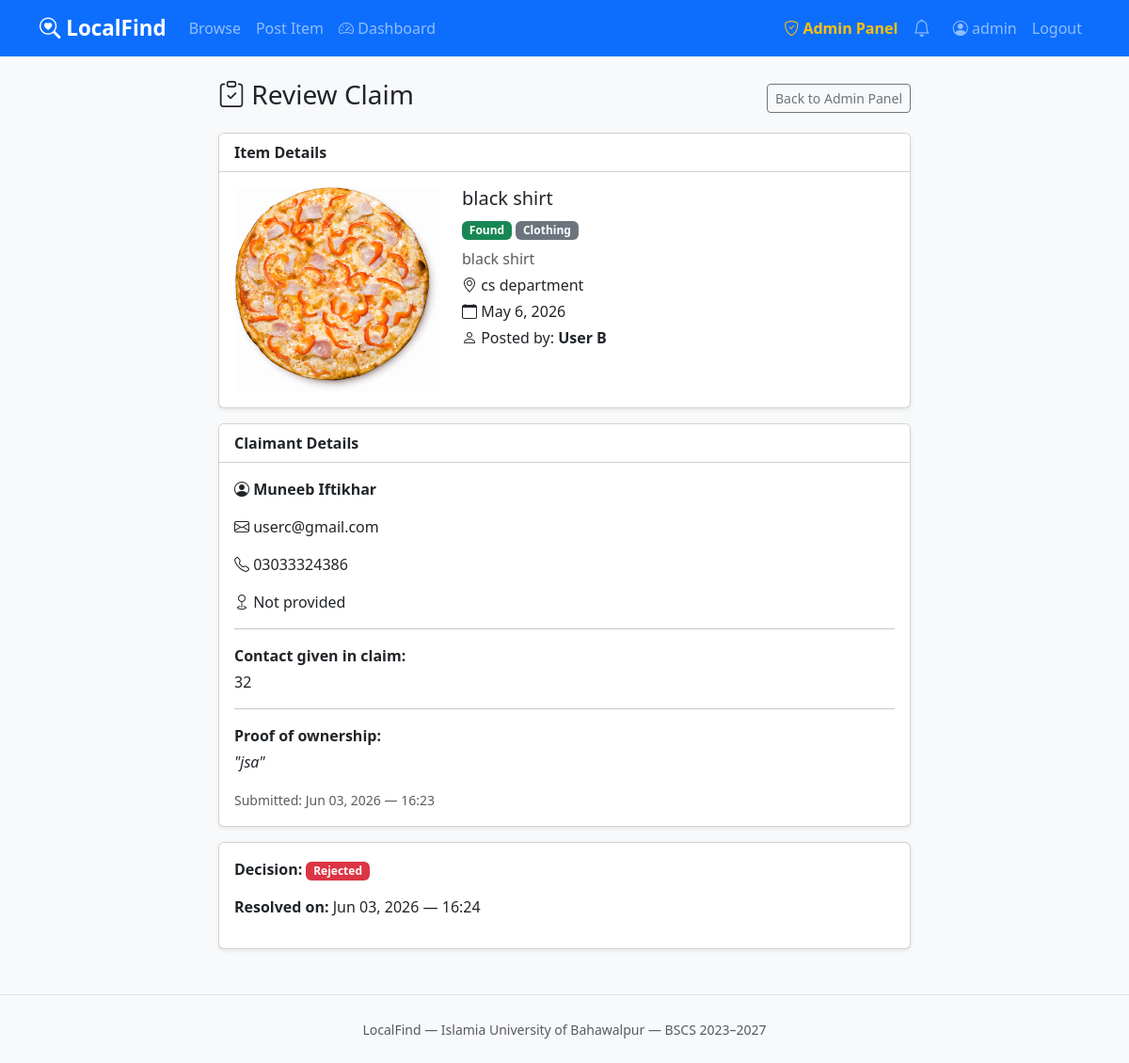
Page /admin-panel/claim/4/ (signed in) on the committed database.
### accounts/models.py (models this page shows, shortened)
class CustomUser(AbstractBaseUser, PermissionsMixin):
    email          = models.EmailField(unique=True)
    full_name      = models.CharField(max_length=150)
    phone_number   = models.CharField(max_length=20, blank=True)
    campus_location = models.CharField(max_length=100, blank=True)
    date_joined    = models.DateTimeField(auto_now_add=True)
    is_active      = models.BooleanField(default=True)
    is_staff       = models.BooleanField(default=False)
    objects = CustomUserManager()
    USERNAME_FIELD  = 'email'
    REQUIRED_FIELDS = ['full_name']

### items/models.py (models this page shows, shortened)
class Claim(models.Model):
    STATUS_CHOICES = [
        ('pending', 'Pending'),
        ('approved', 'Approved'),
        ('rejected', 'Rejected'),
    ]
    item              = models.ForeignKey(Item, on_delete=models.CASCADE, related_name='claims')
    claimant          = models.ForeignKey(settings.AUTH_USER_MODEL, on_delete=models.CASCADE, related_name='claims')
    proof_description = models.TextField()
    contact_details   = models.CharField(max_length=200)
    status            = models.CharField(max_length=10, choices=STATUS_CHOICES, default='pending')
    admin_remarks     = models.TextField(blank=True)
    submitted_at      = models.DateTimeField(auto_now_add=True)
    resolved_at       = models.DateTimeField(blank=True, null=True)
    class Meta:
        ordering = ['-submitted_at']
        unique_together = ('item', 'claimant')

class Item(models.Model):
    ITEM_TYPE_CHOICES = [
        ('lost', 'Lost'),
        ('found', 'Found'),
    ]
    CATEGORY_CHOICES = [
        ('electronics', 'Electronics'),
        ('documents', 'Documents'),
        ('keys', 'Keys'),
        ('accessories', 'Accessories'),
        ('clothing', 'Clothing'),
        ('other', 'Other'),
    ]
    STATUS_CHOICES = [
        ('active', 'Active'),
        ('claimed', 'Claimed'),
        ('resolved', 'Resolved'),
        ('expired', 'Expired'),
    ]
    posted_by         = models.ForeignKey(settings.AUTH_USER_MODEL, on_delete=models.CASCADE, related_name='items')
    item_type         = models.CharField(max_length=10, choices=ITEM_TYPE_CHOICES)
    title             = models.CharField(max_length=200)
    category          = models.CharField(max_length=20, choices=CATEGORY_CHOICES)
    description       = models.TextField()
    location          = models.CharField(max_length=200)
    date_of_incident  = models.DateField()
    image             = models.ImageField(upload_to='items/', blank=True, null=True)
    status            = models.CharField(max_length=10, choices=STATUS_CHOICES, default='active')
    created_at        = models.DateTimeField(auto_now_add=True)
    expires_at        = models.DateTimeField(default=expiry_date)
    class Meta:
        ordering = ['-created_at']

### items/views.py (the view, shortened to what this page needs)
# urls.py: path('admin-panel/claim/<int:pk>/', views.admin_claim_detail, name='admin_claim_detail'),
@login_required
@user_passes_test(is_admin)
def admin_claim_detail(request, pk):
    claim = get_object_or_404(Claim, pk=pk)
    return render(request, 'dashboard/admin_claim_detail.html', {'claim': claim})

### items/context_processors.py (called while the page is built)
def notifications(request):
    if request.user.is_authenticated:
        notifs = Notification.objects.filter(
            recipient=request.user
        ).order_by('-created_at')[:5]
        unread_count = Notification.objects.filter(
            recipient=request.user, is_read=False
        ).count()
        return {
            'notifications': notifs,
            'unread_notif_count': unread_count,
        }
    return {
        'notifications': [],
        'unread_notif_count': 0,
    }

### items/views.py (called while the page is built)
def is_admin(user):
    return user.is_staff

### templates/dashboard/admin_claim_detail.html (shortened to what this page needs)
{% extends 'base.html' %}
{% block content %}
<div class="row justify-content-center">
  <div class="col-md-8">
    <div class="d-flex justify-content-between align-items-center mb-3">
      <h3><i class="bi bi-clipboard-check"></i> Review Claim</h3>
      <a href="{% url 'items:admin_dashboard' %}" class="btn btn-outline-secondary btn-sm">
        Back to Admin Panel
      </a>
    </div>
    <div class="card shadow-sm mb-3">
      <div class="card-header bg-white"><strong>Item Details</strong></div>
      <div class="card-body">
        <div class="row">
          {% if claim.item.image %}
          <div class="col-md-4">
            <img src="{{ claim.item.image.url }}" class="img-fluid rounded" alt="{{ claim.item.title }}">
          </div>
          {% endif %}
          <div class="col">
            <h5>{{ claim.item.title }}</h5>
            <span class="badge {% if claim.item.item_type == 'lost' %}bg-danger{% else %}bg-success{% endif %} mb-2">
              {{ claim.item.get_item_type_display }}
            </span>
            <span class="badge bg-secondary mb-2">{{ claim.item.get_category_display }}</span>
            <p class="text-muted mb-1">{{ claim.item.description }}</p>
            <p class="mb-1"><i class="bi bi-geo-alt"></i> {{ claim.item.location }}</p>
            <p class="mb-1"><i class="bi bi-calendar"></i> {{ claim.item.date_of_incident }}</p>
            <p class="mb-0"><i class="bi bi-person"></i> Posted by: <strong>{{ claim.item.posted_by.full_name }}</strong></p>
          </div>
        </div>
      </div>
    </div>
    <div class="card shadow-sm mb-3">
      <div class="card-header bg-white"><strong>Claimant Details</strong></div>
      <div class="card-body">
        <p><i class="bi bi-person-circle"></i> <strong>{{ claim.claimant.full_name }}</strong></p>
        <p><i class="bi bi-envelope"></i> {{ claim.claimant.email }}</p>
        <p><i class="bi bi-telephone"></i> {{ claim.claimant.phone_number|default:"Not provided" }}</p>
        <p><i class="bi bi-geo"></i> {{ claim.claimant.campus_location|default:"Not provided" }}</p>
        <hr>
        <p class="mb-1"><strong>Contact given in claim:</strong></p>
        <p>{{ claim.contact_details }}</p>
        <hr>
        <p class="mb-1"><strong>Proof of ownership:</strong></p>
        <p class="fst-italic">"{{ claim.proof_description }}"</p>
        <small class="text-muted">Submitted: {{ claim.submitted_at|date:"M d, Y — H:i" }}</small>
      </div>
    </div>
    {% if claim.status == 'pending' %}
    <div class="card shadow-sm border-warning">
      <div class="card-header bg-warning bg-opacity-10">
        <strong><i class="bi bi-exclamation-circle"></i> Make a Decision</strong>
      </div>
      <div class="card-body">
        <form method="post">
          {% csrf_token %}
          <div class="mb-3">
            <label class="form-label fw-semibold">Admin Remarks (optional)</label>
            <textarea name="admin_remarks" class="form-control" rows="3"
              placeholder="e.g. Verified via student ID, approved. / Proof insufficient, rejected."></textarea>
          </div>
          <div class="d-flex gap-3">
            <button type="submit" name="action" value="approve"
              class="btn btn-success flex-fill">
              <i class="bi bi-check-circle"></i> Approve Claim
            </button>
            <button type="submit" name="action" value="reject"
              class="btn btn-danger flex-fill">
              <i class="bi bi-x-circle"></i> Reject Claim
            </button>
          </div>
        </form>
      </div>
    </div>
    {% else %}
    <div class="card shadow-sm">
      <div class="card-body">
        <p><strong>Decision:</strong>
          {% if claim.status == 'approved' %}
          <span class="badge bg-success">Approved</span>
          {% else %}
          <span class="badge bg-danger">Rejected</span>
          {% endif %}
        </p>
        <p><strong>Resolved on:</strong> {{ claim.resolved_at|date:"M d, Y — H:i" }}</p>
      </div>
    </div>
    {% endif %}
  </div>
</div>
{% endblock %}

### templates/base.html (shortened to what this page needs)
<!DOCTYPE html>
<html lang="en">
<head>
  <link href="https://cdn.jsdelivr.net/npm/bootstrap@5.3.0/dist/css/bootstrap.min.css" rel="stylesheet">
  <link href="https://cdn.jsdelivr.net/npm/bootstrap-icons@1.11.0/font/bootstrap-icons.css" rel="stylesheet">
</head>
<body>
<nav class="navbar navbar-expand-lg navbar-dark bg-primary">
  <div class="container">
    <a class="navbar-brand" href="{% url 'items:home' %}">
      <i class="bi bi-search-heart"></i> LocalFind
    </a>
    <div class="collapse navbar-collapse" id="navMenu">
      <ul class="navbar-nav me-auto">
        <li class="nav-item"><a class="nav-link" href="{% url 'items:home' %}">Browse</a></li>
        {% if user.is_authenticated %}
        <li class="nav-item"><a class="nav-link" href="{% url 'items:post_item' %}">Post Item</a></li>
        <li class="nav-item">
          <a class="nav-link" href="{% url 'items:dashboard' %}">
            <i class="bi bi-speedometer2"></i> Dashboard
          </a>
        </li>
        {% endif %}
      </ul>
      <ul class="navbar-nav align-items-center">
        {% if user.is_authenticated %}
        {% if user.is_staff %}
        <li class="nav-item">
          <a class="nav-link text-warning fw-semibold" href="{% url 'items:admin_dashboard' %}">
            <i class="bi bi-shield-check"></i> Admin Panel
          </a>
        </li>
        {% endif %}
        <li class="nav-item dropdown me-2">
          <a class="nav-link position-relative dropdown-toggle no-caret" href="#" id="notifDropdown" role="button" data-bs-toggle="dropdown" aria-expanded="false">
            <i class="bi bi-bell" style="font-size: 1.15rem;"></i>
          </a>
        </li>
        <li class="nav-item"><a class="nav-link" href="{% url 'accounts:profile' %}"><i class="bi bi-person-circle"></i> {{ user.full_name }}</a></li>
        <li class="nav-item"><a class="nav-link" href="{% url 'accounts:logout' %}">Logout</a></li>
        {% else %}
        <li class="nav-item"><a class="nav-link" href="{% url 'accounts:login' %}">Login</a></li>
        <li class="nav-item"><a class="nav-link btn btn-light text-primary px-3 ms-2" href="{% url 'accounts:register' %}">Register</a></li>
        {% endif %}
      </ul>
    </div>
  </div>
 </nav>
<div class="container mt-4">
  {% block content %}{% endblock %}
</div>
<footer class="text-center text-muted py-4 mt-5 border-top">
  <small>LocalFind &mdash; Islamia University of Bahawalpur &mdash; BSCS 2023&ndash;2027</small>
</footer>
</body>
</html>

### templates/base.html (style rules this page uses)
body { background-color: #f8f9fa; }
.navbar-brand { font-weight: 700; font-size: 1.4rem; }
.no-caret::after { display: none !important; }

### rows in the picture
CustomUser: full_name "admin"
Claim: item.image (picture), item "black shirt", item.item_type "Found", item.category "Clothing", item.description "black shirt", item.location "cs department", item.date_of_incident "May 6, 2026", item.posted_by.full_name "User B", claimant.full_name "Muneeb Iftikhar", claimant.email "userc@gmail.com", claimant.phone_number "03033324386", claimant.campus_location "Not provided", contact_details "32", proof_description "jsa", submitted_at "Jun 03, 2026 — 16:23", resolved_at "Jun 03, 2026 — 16:24"
